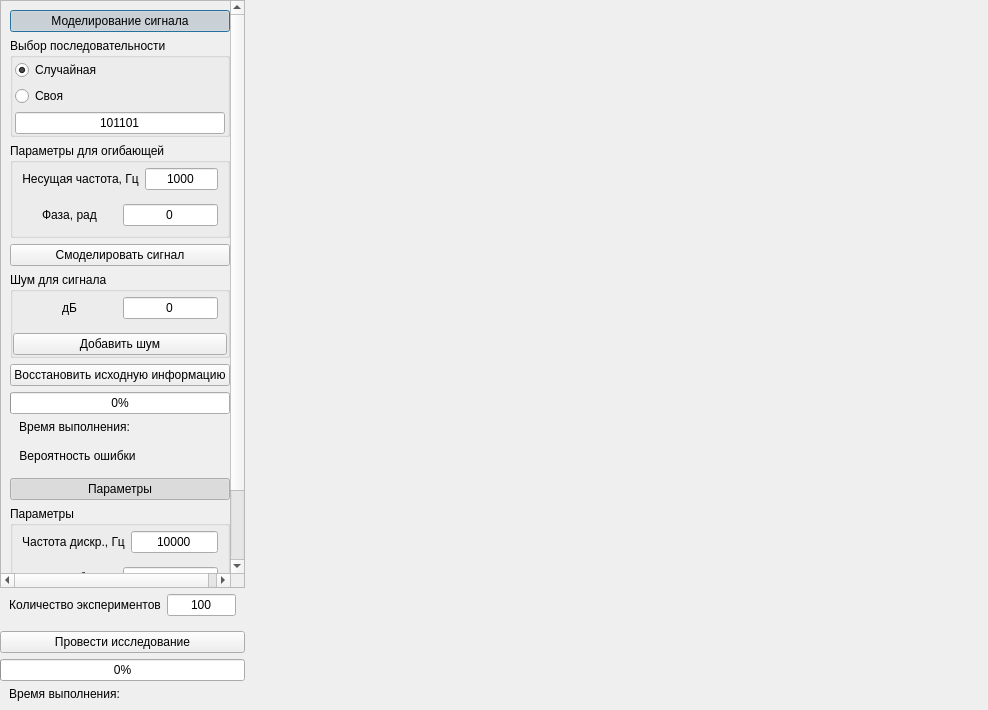
<?xml version="1.0" encoding="UTF-8"?>
<ui version="4.0">
 <class>Dialog</class>
 <widget class="QDialog" name="Dialog">
  <property name="geometry">
   <rect>
    <x>0</x>
    <y>0</y>
    <width>988</width>
    <height>710</height>
   </rect>
  </property>
  <property name="windowTitle">
   <string>Dialog</string>
  </property>
  <layout class="QHBoxLayout" name="horizontalLayout" stretch="0,0,0">
   <property name="leftMargin">
    <number>0</number>
   </property>
   <property name="topMargin">
    <number>0</number>
   </property>
   <property name="rightMargin">
    <number>0</number>
   </property>
   <property name="bottomMargin">
    <number>0</number>
   </property>
   <item>
    <widget class="QWidget" name="widget_menu" native="true">
     <property name="minimumSize">
      <size>
       <width>245</width>
       <height>0</height>
      </size>
     </property>
     <property name="maximumSize">
      <size>
       <width>225</width>
       <height>16777215</height>
      </size>
     </property>
     <layout class="QVBoxLayout" name="layout_menu">
      <property name="leftMargin">
       <number>0</number>
      </property>
      <property name="topMargin">
       <number>0</number>
      </property>
      <property name="rightMargin">
       <number>0</number>
      </property>
      <property name="bottomMargin">
       <number>0</number>
      </property>
      <item>
       <widget class="QScrollArea" name="scrollArea">
        <property name="widgetResizable">
         <bool>true</bool>
        </property>
        <widget class="QWidget" name="scrollAreaWidgetContents">
         <property name="geometry">
          <rect>
           <x>0</x>
           <y>-21</y>
           <width>226</width>
           <height>610</height>
          </rect>
         </property>
         <layout class="QVBoxLayout" name="verticalLayout_2">
          <item>
           <widget class="QPushButton" name="pushButton_signal_generation">
            <property name="text">
             <string>Моделирование сигнала</string>
            </property>
            <property name="checkable">
             <bool>true</bool>
            </property>
            <property name="checked">
             <bool>true</bool>
            </property>
           </widget>
          </item>
          <item>
           <widget class="QWidget" name="widget_loading_data" native="true">
            <layout class="QVBoxLayout" name="layout_loading_data">
             <property name="spacing">
              <number>5</number>
             </property>
             <property name="leftMargin">
              <number>0</number>
             </property>
             <property name="topMargin">
              <number>0</number>
             </property>
             <property name="rightMargin">
              <number>0</number>
             </property>
             <property name="bottomMargin">
              <number>0</number>
             </property>
             <item>
              <widget class="QWidget" name="widget_signal_generation" native="true">
               <layout class="QVBoxLayout" name="layout_signal_generation">
                <property name="leftMargin">
                 <number>0</number>
                </property>
                <property name="topMargin">
                 <number>0</number>
                </property>
                <property name="rightMargin">
                 <number>0</number>
                </property>
                <property name="bottomMargin">
                 <number>0</number>
                </property>
                <item>
                 <widget class="QGroupBox" name="groupBox">
                  <property name="title">
                   <string>Выбор последовательности</string>
                  </property>
                  <layout class="QVBoxLayout" name="verticalLayout_4">
                   <property name="spacing">
                    <number>6</number>
                   </property>
                   <property name="leftMargin">
                    <number>2</number>
                   </property>
                   <property name="topMargin">
                    <number>2</number>
                   </property>
                   <property name="rightMargin">
                    <number>2</number>
                   </property>
                   <property name="bottomMargin">
                    <number>0</number>
                   </property>
                   <item>
                    <widget class="QRadioButton" name="radioButton_random">
                     <property name="text">
                      <string>Случайная</string>
                     </property>
                     <property name="checked">
                      <bool>true</bool>
                     </property>
                    </widget>
                   </item>
                   <item>
                    <widget class="QRadioButton" name="radioButton_own">
                     <property name="text">
                      <string>Своя</string>
                     </property>
                    </widget>
                   </item>
                   <item>
                    <widget class="QLineEdit" name="lineEdit_bits">
                     <property name="enabled">
                      <bool>true</bool>
                     </property>
                     <property name="text">
                      <string>101101</string>
                     </property>
                     <property name="alignment">
                      <set>Qt::AlignCenter</set>
                     </property>
                    </widget>
                   </item>
                  </layout>
                 </widget>
                </item>
                <item>
                 <widget class="QGroupBox" name="groupBox_envelope_parameters">
                  <property name="title">
                   <string>Параметры для огибающей</string>
                  </property>
                  <layout class="QVBoxLayout" name="layout_envelope_parameters">
                   <property name="spacing">
                    <number>5</number>
                   </property>
                   <property name="leftMargin">
                    <number>0</number>
                   </property>
                   <property name="topMargin">
                    <number>5</number>
                   </property>
                   <property name="rightMargin">
                    <number>0</number>
                   </property>
                   <property name="bottomMargin">
                    <number>0</number>
                   </property>
                   <item>
                    <widget class="QWidget" name="widget_carrier_frequency" native="true">
                     <property name="sizePolicy">
                      <sizepolicy hsizetype="Preferred" vsizetype="Maximum">
                       <horstretch>0</horstretch>
                       <verstretch>0</verstretch>
                      </sizepolicy>
                     </property>
                     <layout class="QHBoxLayout" name="layout_carrier_frequency" stretch="1,1">
                      <property name="leftMargin">
                       <number>9</number>
                      </property>
                      <property name="topMargin">
                       <number>0</number>
                      </property>
                      <property name="rightMargin">
                       <number>9</number>
                      </property>
                      <item>
                       <widget class="QLabel" name="label_text_carrier_frequency">
                        <property name="text">
                         <string>Несущая частота, Гц</string>
                        </property>
                        <property name="alignment">
                         <set>Qt::AlignCenter</set>
                        </property>
                       </widget>
                      </item>
                      <item>
                       <widget class="QLineEdit" name="lineEdit_carrier_frequency">
                        <property name="text">
                         <string>1000</string>
                        </property>
                        <property name="alignment">
                         <set>Qt::AlignCenter</set>
                        </property>
                       </widget>
                      </item>
                     </layout>
                    </widget>
                   </item>
                   <item>
                    <widget class="QWidget" name="widget_phase" native="true">
                     <property name="sizePolicy">
                      <sizepolicy hsizetype="Preferred" vsizetype="Maximum">
                       <horstretch>0</horstretch>
                       <verstretch>0</verstretch>
                      </sizepolicy>
                     </property>
                     <layout class="QHBoxLayout" name="layout_phase" stretch="1,1">
                      <property name="topMargin">
                       <number>0</number>
                      </property>
                      <item>
                       <widget class="QLabel" name="label_text_phase">
                        <property name="text">
                         <string>Фаза, рад</string>
                        </property>
                        <property name="alignment">
                         <set>Qt::AlignCenter</set>
                        </property>
                       </widget>
                      </item>
                      <item>
                       <widget class="QLineEdit" name="lineEdit_phase">
                        <property name="text">
                         <string>0</string>
                        </property>
                        <property name="alignment">
                         <set>Qt::AlignCenter</set>
                        </property>
                       </widget>
                      </item>
                     </layout>
                    </widget>
                   </item>
                  </layout>
                 </widget>
                </item>
                <item>
                 <widget class="QPushButton" name="pushButton_simulate_signal">
                  <property name="text">
                   <string>Смоделировать сигнал</string>
                  </property>
                 </widget>
                </item>
                <item>
                 <widget class="QGroupBox" name="groupBox_noise">
                  <property name="sizePolicy">
                   <sizepolicy hsizetype="Preferred" vsizetype="Maximum">
                    <horstretch>0</horstretch>
                    <verstretch>0</verstretch>
                   </sizepolicy>
                  </property>
                  <property name="title">
                   <string>Шум для сигнала</string>
                  </property>
                  <layout class="QVBoxLayout" name="layout_noise">
                   <property name="spacing">
                    <number>5</number>
                   </property>
                   <property name="leftMargin">
                    <number>0</number>
                   </property>
                   <property name="topMargin">
                    <number>5</number>
                   </property>
                   <property name="rightMargin">
                    <number>0</number>
                   </property>
                   <property name="bottomMargin">
                    <number>0</number>
                   </property>
                   <item>
                    <widget class="QWidget" name="widget_noise" native="true">
                     <property name="sizePolicy">
                      <sizepolicy hsizetype="Preferred" vsizetype="Maximum">
                       <horstretch>0</horstretch>
                       <verstretch>0</verstretch>
                      </sizepolicy>
                     </property>
                     <layout class="QHBoxLayout" name="layout_noise_text" stretch="1,1">
                      <property name="topMargin">
                       <number>0</number>
                      </property>
                      <item>
                       <widget class="QLabel" name="label_text_noise">
                        <property name="text">
                         <string>дБ</string>
                        </property>
                        <property name="alignment">
                         <set>Qt::AlignCenter</set>
                        </property>
                       </widget>
                      </item>
                      <item>
                       <widget class="QLineEdit" name="lineEdit_noise">
                        <property name="text">
                         <string>0</string>
                        </property>
                        <property name="alignment">
                         <set>Qt::AlignCenter</set>
                        </property>
                       </widget>
                      </item>
                     </layout>
                    </widget>
                   </item>
                   <item>
                    <widget class="QPushButton" name="pushButton_add_noise">
                     <property name="text">
                      <string>Добавить шум</string>
                     </property>
                    </widget>
                   </item>
                  </layout>
                 </widget>
                </item>
               </layout>
              </widget>
             </item>
            </layout>
           </widget>
          </item>
          <item>
           <widget class="QPushButton" name="pushButton_restore_the_original_information">
            <property name="text">
             <string>Восстановить исходную информацию</string>
            </property>
           </widget>
          </item>
          <item>
           <widget class="QProgressBar" name="progressBar_recovery">
            <property name="value">
             <number>0</number>
            </property>
           </widget>
          </item>
          <item>
           <widget class="QWidget" name="widget_execution_time_recovery" native="true">
            <property name="sizePolicy">
             <sizepolicy hsizetype="Preferred" vsizetype="Maximum">
              <horstretch>0</horstretch>
              <verstretch>0</verstretch>
             </sizepolicy>
            </property>
            <layout class="QHBoxLayout" name="layout_execution_time_recovery" stretch="0,0">
             <property name="topMargin">
              <number>0</number>
             </property>
             <item>
              <widget class="QLabel" name="label_text_execution_time_recovery">
               <property name="text">
                <string>Время выполнения:</string>
               </property>
               <property name="alignment">
                <set>Qt::AlignCenter</set>
               </property>
              </widget>
             </item>
             <item>
              <widget class="QLabel" name="label_execution_time_recovery">
               <property name="text">
                <string/>
               </property>
               <property name="alignment">
                <set>Qt::AlignCenter</set>
               </property>
              </widget>
             </item>
            </layout>
           </widget>
          </item>
          <item>
           <widget class="QWidget" name="widget_probability_error" native="true">
            <property name="sizePolicy">
             <sizepolicy hsizetype="Preferred" vsizetype="Maximum">
              <horstretch>0</horstretch>
              <verstretch>0</verstretch>
             </sizepolicy>
            </property>
            <layout class="QHBoxLayout" name="layout_probability_error" stretch="0,0">
             <property name="topMargin">
              <number>0</number>
             </property>
             <item>
              <widget class="QLabel" name="label_text_probability_error">
               <property name="text">
                <string>Вероятность ошибки</string>
               </property>
               <property name="alignment">
                <set>Qt::AlignCenter</set>
               </property>
              </widget>
             </item>
             <item>
              <widget class="QLabel" name="label_probability_error">
               <property name="text">
                <string/>
               </property>
               <property name="alignment">
                <set>Qt::AlignCenter</set>
               </property>
              </widget>
             </item>
            </layout>
           </widget>
          </item>
          <item>
           <widget class="QPushButton" name="pushButton_parameters">
            <property name="text">
             <string>Параметры</string>
            </property>
            <property name="checkable">
             <bool>true</bool>
            </property>
            <property name="checked">
             <bool>true</bool>
            </property>
           </widget>
          </item>
          <item>
           <widget class="QGroupBox" name="groupBox_parameters">
            <property name="sizePolicy">
             <sizepolicy hsizetype="Preferred" vsizetype="Maximum">
              <horstretch>0</horstretch>
              <verstretch>0</verstretch>
             </sizepolicy>
            </property>
            <property name="title">
             <string>Параметры </string>
            </property>
            <layout class="QVBoxLayout" name="layout_parameters">
             <property name="spacing">
              <number>5</number>
             </property>
             <property name="leftMargin">
              <number>0</number>
             </property>
             <property name="topMargin">
              <number>5</number>
             </property>
             <property name="rightMargin">
              <number>0</number>
             </property>
             <property name="bottomMargin">
              <number>9</number>
             </property>
             <item>
              <widget class="QWidget" name="widget_sampling_rate" native="true">
               <property name="sizePolicy">
                <sizepolicy hsizetype="Preferred" vsizetype="Maximum">
                 <horstretch>0</horstretch>
                 <verstretch>0</verstretch>
                </sizepolicy>
               </property>
               <layout class="QHBoxLayout" name="layout_sampling_rate" stretch="1,1">
                <property name="topMargin">
                 <number>0</number>
                </property>
                <item>
                 <widget class="QLabel" name="label_text_sampling_rate">
                  <property name="text">
                   <string>Частота дискр., Гц</string>
                  </property>
                  <property name="alignment">
                   <set>Qt::AlignCenter</set>
                  </property>
                 </widget>
                </item>
                <item>
                 <widget class="QLineEdit" name="lineEdit_sampling_rate">
                  <property name="text">
                   <string>10000</string>
                  </property>
                  <property name="alignment">
                   <set>Qt::AlignCenter</set>
                  </property>
                 </widget>
                </item>
               </layout>
              </widget>
             </item>
             <item>
              <widget class="QWidget" name="widget_bit_counts" native="true">
               <property name="sizePolicy">
                <sizepolicy hsizetype="Preferred" vsizetype="Maximum">
                 <horstretch>0</horstretch>
                 <verstretch>0</verstretch>
                </sizepolicy>
               </property>
               <layout class="QHBoxLayout" name="layout_bit_counts" stretch="1,1">
                <property name="topMargin">
                 <number>0</number>
                </property>
                <item>
                 <widget class="QLabel" name="label_text_bit_counts">
                  <property name="text">
                   <string>Число бит</string>
                  </property>
                  <property name="alignment">
                   <set>Qt::AlignCenter</set>
                  </property>
                 </widget>
                </item>
                <item>
                 <widget class="QLineEdit" name="lineEdit_bit_counts">
                  <property name="text">
                   <string>10</string>
                  </property>
                  <property name="alignment">
                   <set>Qt::AlignCenter</set>
                  </property>
                 </widget>
                </item>
               </layout>
              </widget>
             </item>
             <item>
              <widget class="QWidget" name="widget_transfer_rate" native="true">
               <property name="sizePolicy">
                <sizepolicy hsizetype="Preferred" vsizetype="Maximum">
                 <horstretch>0</horstretch>
                 <verstretch>0</verstretch>
                </sizepolicy>
               </property>
               <layout class="QHBoxLayout" name="layout_transfer_rate" stretch="0,0">
                <property name="topMargin">
                 <number>0</number>
                </property>
                <item>
                 <widget class="QLabel" name="label_text_transfer_rate">
                  <property name="text">
                   <string>V перед. данных, бит/с</string>
                  </property>
                  <property name="alignment">
                   <set>Qt::AlignCenter</set>
                  </property>
                 </widget>
                </item>
                <item>
                 <widget class="QLineEdit" name="lineEdit_transfer_rate">
                  <property name="text">
                   <string>1000</string>
                  </property>
                  <property name="alignment">
                   <set>Qt::AlignCenter</set>
                  </property>
                 </widget>
                </item>
               </layout>
              </widget>
             </item>
            </layout>
           </widget>
          </item>
          <item>
           <spacer name="verticalSpacer">
            <property name="orientation">
             <enum>Qt::Vertical</enum>
            </property>
            <property name="sizeHint" stdset="0">
             <size>
              <width>20</width>
              <height>40</height>
             </size>
            </property>
           </spacer>
          </item>
         </layout>
        </widget>
       </widget>
      </item>
      <item>
       <widget class="QWidget" name="widget_number_experiments" native="true">
        <property name="sizePolicy">
         <sizepolicy hsizetype="Preferred" vsizetype="Maximum">
          <horstretch>0</horstretch>
          <verstretch>0</verstretch>
         </sizepolicy>
        </property>
        <layout class="QHBoxLayout" name="layout_number_experiments" stretch="1,1">
         <property name="topMargin">
          <number>0</number>
         </property>
         <item>
          <widget class="QLabel" name="label_text_number_experiments">
           <property name="text">
            <string>Количество экспериментов</string>
           </property>
           <property name="alignment">
            <set>Qt::AlignCenter</set>
           </property>
          </widget>
         </item>
         <item>
          <widget class="QLineEdit" name="lineEdit_number_experiments">
           <property name="text">
            <string>100</string>
           </property>
           <property name="alignment">
            <set>Qt::AlignCenter</set>
           </property>
          </widget>
         </item>
        </layout>
       </widget>
      </item>
      <item>
       <widget class="QPushButton" name="pushButton_probability_of_detection">
        <property name="text">
         <string>Провести исследование</string>
        </property>
       </widget>
      </item>
      <item>
       <widget class="QProgressBar" name="progressBar_probability">
        <property name="value">
         <number>0</number>
        </property>
       </widget>
      </item>
      <item>
       <widget class="QWidget" name="widget_execution_time" native="true">
        <property name="sizePolicy">
         <sizepolicy hsizetype="Preferred" vsizetype="Maximum">
          <horstretch>0</horstretch>
          <verstretch>0</verstretch>
         </sizepolicy>
        </property>
        <layout class="QHBoxLayout" name="layout_execution_time" stretch="0,0">
         <property name="topMargin">
          <number>0</number>
         </property>
         <item>
          <widget class="QLabel" name="label_text_execution_time">
           <property name="text">
            <string>Время выполнения:</string>
           </property>
           <property name="alignment">
            <set>Qt::AlignCenter</set>
           </property>
          </widget>
         </item>
         <item>
          <widget class="QLabel" name="label_execution_time">
           <property name="text">
            <string/>
           </property>
           <property name="alignment">
            <set>Qt::AlignCenter</set>
           </property>
          </widget>
         </item>
        </layout>
       </widget>
      </item>
     </layout>
    </widget>
   </item>
   <item>
    <widget class="QWidget" name="widget_main_1" native="true">
     <layout class="QVBoxLayout" name="verticalLayout_1">
      <item>
       <widget class="QWidget" name="widget_plot" native="true">
        <layout class="QVBoxLayout" name="layout_plot"/>
       </widget>
      </item>
      <item>
       <widget class="QWidget" name="widget_plot_3" native="true">
        <layout class="QVBoxLayout" name="layout_plot_3"/>
       </widget>
      </item>
     </layout>
    </widget>
   </item>
   <item>
    <widget class="QWidget" name="widget_main" native="true">
     <layout class="QVBoxLayout" name="verticalLayout">
      <item>
       <widget class="QWidget" name="widget_plot_2" native="true">
        <layout class="QVBoxLayout" name="layout_plot_2"/>
       </widget>
      </item>
      <item>
       <widget class="QWidget" name="widget_plot_4" native="true">
        <layout class="QVBoxLayout" name="layout_plot_4"/>
       </widget>
      </item>
     </layout>
    </widget>
   </item>
  </layout>
 </widget>
 <resources/>
 <connections>
  <connection>
   <sender>pushButton_signal_generation</sender>
   <signal>clicked(bool)</signal>
   <receiver>widget_loading_data</receiver>
   <slot>setVisible(bool)</slot>
   <hints>
    <hint type="sourcelabel">
     <x>224</x>
     <y>10</y>
    </hint>
    <hint type="destinationlabel">
     <x>224</x>
     <y>43</y>
    </hint>
   </hints>
  </connection>
  <connection>
   <sender>pushButton_parameters</sender>
   <signal>clicked(bool)</signal>
   <receiver>groupBox_parameters</receiver>
   <slot>setVisible(bool)</slot>
   <hints>
    <hint type="sourcelabel">
     <x>224</x>
     <y>300</y>
    </hint>
    <hint type="destinationlabel">
     <x>224</x>
     <y>425</y>
    </hint>
   </hints>
  </connection>
  <connection>
   <sender>radioButton_own</sender>
   <signal>toggled(bool)</signal>
   <receiver>lineEdit_bits</receiver>
   <slot>setVisible(bool)</slot>
   <hints>
    <hint type="sourcelabel">
     <x>68</x>
     <y>93</y>
    </hint>
    <hint type="destinationlabel">
     <x>66</x>
     <y>111</y>
    </hint>
   </hints>
  </connection>
  <connection>
   <sender>radioButton_random</sender>
   <signal>toggled(bool)</signal>
   <receiver>lineEdit_bits</receiver>
   <slot>setEnabled(bool)</slot>
   <hints>
    <hint type="sourcelabel">
     <x>139</x>
     <y>74</y>
    </hint>
    <hint type="destinationlabel">
     <x>139</x>
     <y>112</y>
    </hint>
   </hints>
  </connection>
  <connection>
   <sender>radioButton_own</sender>
   <signal>toggled(bool)</signal>
   <receiver>lineEdit_bits</receiver>
   <slot>setEnabled(bool)</slot>
   <hints>
    <hint type="sourcelabel">
     <x>102</x>
     <y>98</y>
    </hint>
    <hint type="destinationlabel">
     <x>101</x>
     <y>120</y>
    </hint>
   </hints>
  </connection>
 </connections>
</ui>
